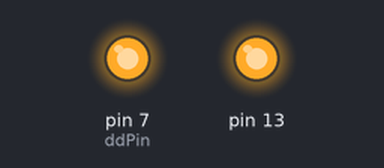
A sketch run on a simulated Arduino Uno, built with avr-gcc and run on an emulated ATmega328P. Shown: output pins drawn as LEDs (lit = HIGH).

Above: at 3.9 s.
At 5.4 s:
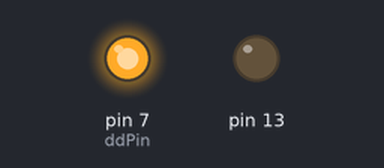
Timing chart, 0 to 6.4 s (numbered marks = the images above):
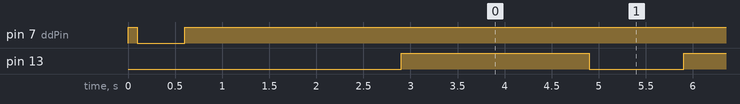

The sketch:

blinkLeds.ino
```cpp
/*      Roomba Blink

        Sends an active low pulse to the DD (Device Detect) Pin of the Roomba 4000
        for 500msec to wake the Roomba up from the default power on sleep state

        Puts the Roomba in Full Command Mode, turn off safety features
        ignore wheel drops, cliff detectors and connected charger

        Initializes a software defined serial port
        on pins 5 and 6 of the Arduino Uno

        Illuminates the Roomba Power and Status LED
        Green for two seconds, then Red for one second, repeatedly

        Flashes the Arduino Uno built in LED connected to Digital Pin 13
        On for two seconds, then Off for two seconds, repeatedly

        Roomba Serial Command Interface Specification at the following location:
        http://www.ecsl.cs.sunysb.edu/mint/Roomba_SCI_Spec_Manual.pdf

        ArduinoUno Digital IO 5 RX to Roomba pin 4 TXD (yellow wire)
        ArduinoUno Digital IO 6 TX to Roomba pin 3 RXD (orange wire)
        ArduinoUno Digital IO 7 DD to Roomba pin 5 DD  (black wire)

        See the project description at the following website:
        https://nightskylife.wordpress.com/2015/05/26/interfacing-roomba-model-4000-with-arduino-uno/

*/

#include <SoftwareSerial.h>
SoftwareSerial mySerial(5, 6); //rx,tx
int ddPin = 7;


// the setup function runs once when you press reset or power the board
void setup() {
  pinMode(ddPin,  OUTPUT);
  pinMode(13, OUTPUT);
  mySerial.begin(57600);
  //Use Device Detect to wake Roomba
  digitalWrite(ddPin, HIGH);
  delay(100);
  digitalWrite(ddPin, LOW);
  delay(500);
  digitalWrite(ddPin, HIGH);
  delay(2000);
  //Initialize Roomba SCI
  // Start SCI
  mySerial.write(128);
  delay(100);
  // Enable control
  mySerial.write(130);
  delay(100);
  // Enable full control, no safety, all commands
  mySerial.write(132);
  delay(100);
}

// the loop function runs over and over again forever
void loop() {
  digitalWrite(13, HIGH);   // turn the LED on (HIGH is the voltage level)
  greenStatusOn();          // turn the Roomba Power and Status LED Green
  delay(2000);              // wait for two seconds
  digitalWrite(13, LOW);    // turn the LED off by making the voltage LOW
  redStatusOn();            // turn the Roomba Power and Status LED Red
  delay(1000);              // wait for a second
}

void greenStatusOn() {
  mySerial.write(139);       // control LEDs opcode
  mySerial.write(32);        // Status On Green 00100000 Binary = 32 Decimal
  mySerial.write((byte)0);   // Power Color Green
  mySerial.write(255);       // Intensity set to full
}

void redStatusOn() {
  mySerial.write(139);        // control LEDs opcode
  mySerial.write(16);         // Status On Green 00010000 Binary = 16 Decimal
  mySerial.write(255);        // Power Color Red
  mySerial.write(255);        // Intensity set to full
}
```

Measured:
- by itself, pin 13: alternates HIGH for 2.0 s and LOW for 1.0 s
